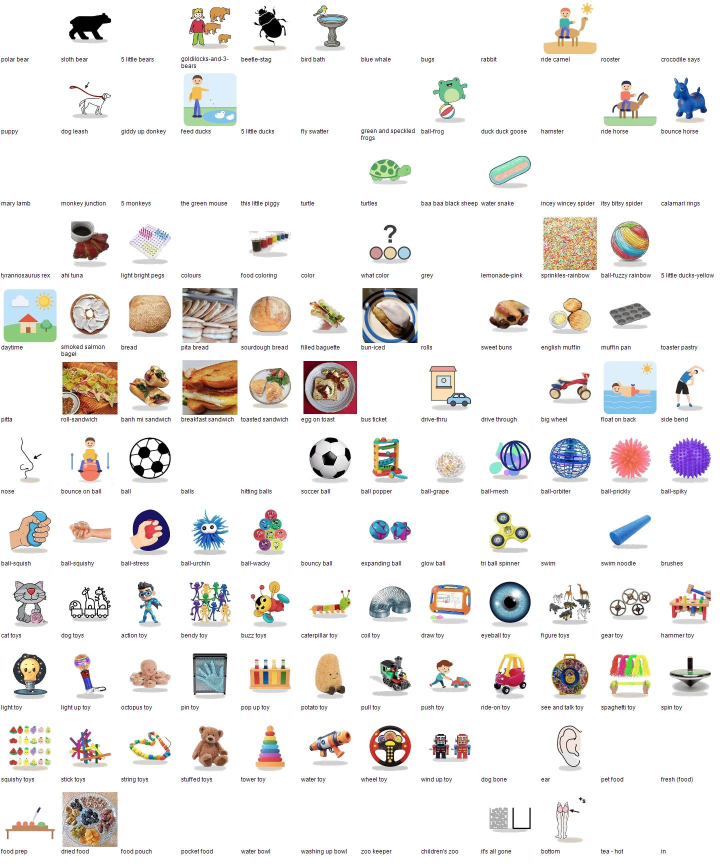
#> input picture frontend/assets/image-audit/sheet-00.jpg, 1440 x 1728 px (shown at 1/2 size)
$ python -i remove-library-shadows.py   (imports and definitions only)
#> lines starting #> are read from the running program, lines starting #| are printed output that depends on the picture; after the words box and inside, x2 and y2 are one past the last pixel; in counts of white or black regions, pixels touching at a corner belong together
#> further down, picture is the input picture: PIL image 1440x1728 RGB; mean R, G, B 236.8, 234.5, 232.6
"""Remove low-contrast ground-shadow components from the bundled word library.
Original files remain in a local backup; all aliases are updated together.
"""
import argparse, base64, hashlib, io, json
from collections import defaultdict
from pathlib import Path
from word_picture_data import load_picture_data, write_picture_data
import numpy as np
from scipy import ndimage as ndi
from PIL import Image, ImageDraw

ROOT = Path(__file__).resolve().parents[1]
MODULES = ROOT / 'src/modules'
OUT = ROOT / 'assets/image-edits/library-no-shadow'
FILES = ['uniquePictures.json', 'homeCategoryPictures.json', 'monthPictures.json']

def clean(image):
    rgba=np.array(image.convert('RGBA'))
    rgb=rgba[:,:,:3].astype(np.int16)
    h,w=rgb.shape[:2]
    lum=rgb.mean(axis=2)
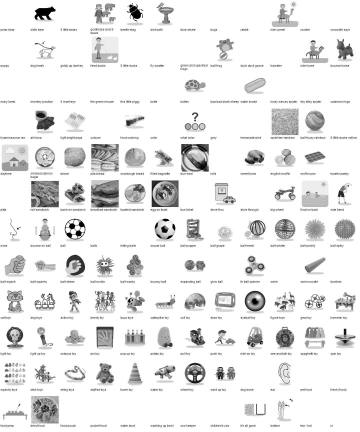
#> lum: shape (1728, 1440) float64 (shown at 1/4 size); min 0, max 255, mean 234.6
    chroma=rgb.max(axis=2)-rgb.min(axis=2)
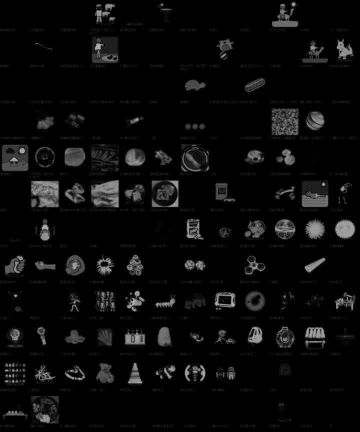
#> chroma: shape (1728, 1440) int16 (shown at 1/4 size); min 0, max 213, mean 10.8
    border=np.concatenate([lum[0],lum[-1],lum[:,0],lum[:,-1]])
#> border = 6336 values, max 255 at index 0, min 233.7 at index 4298, mean 254.8
    if np.mean(border>245)<.8: return image,[],0
    # First find the dense, flat neutral centre of a ground shadow. Subject
    # highlights and antialiased white margins cannot seed the cleanup.
    core=(lum>=195)&(lum<=225)&(chroma<=18)&(rgba[:,:,3]>200)
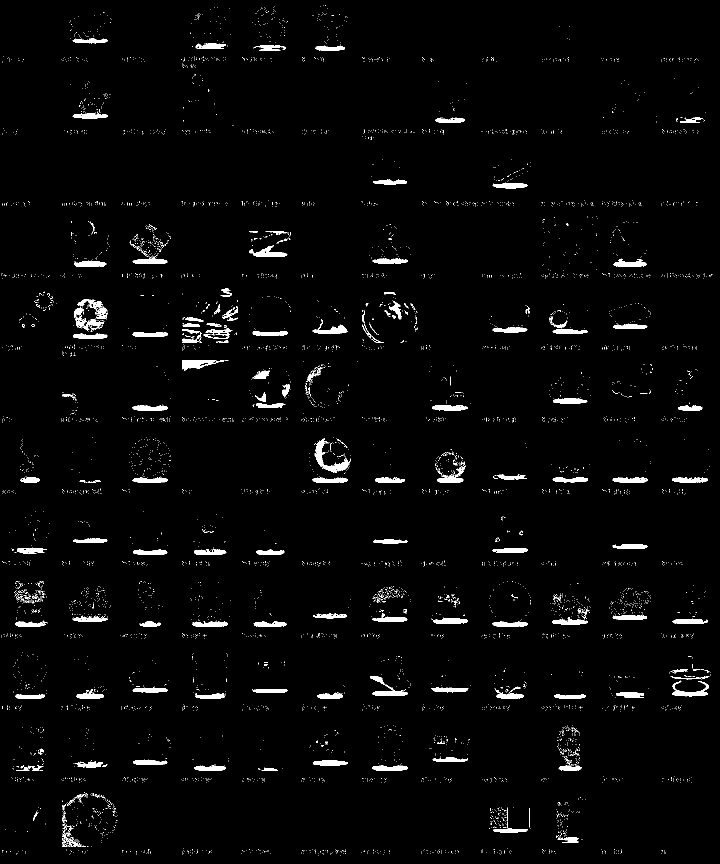
#> core: shape (1728, 1440) bool (shown at 1/2 size); 2.4% white; 6812 white regions (6653 under 20 px), largest, box (x1, y1, x2, y2) and area: (628, 876, 702, 946) 1228, (365, 720, 448, 742) 903, (1344, 1361, 1418, 1393) 807
    core[:int(h*.36)]=False
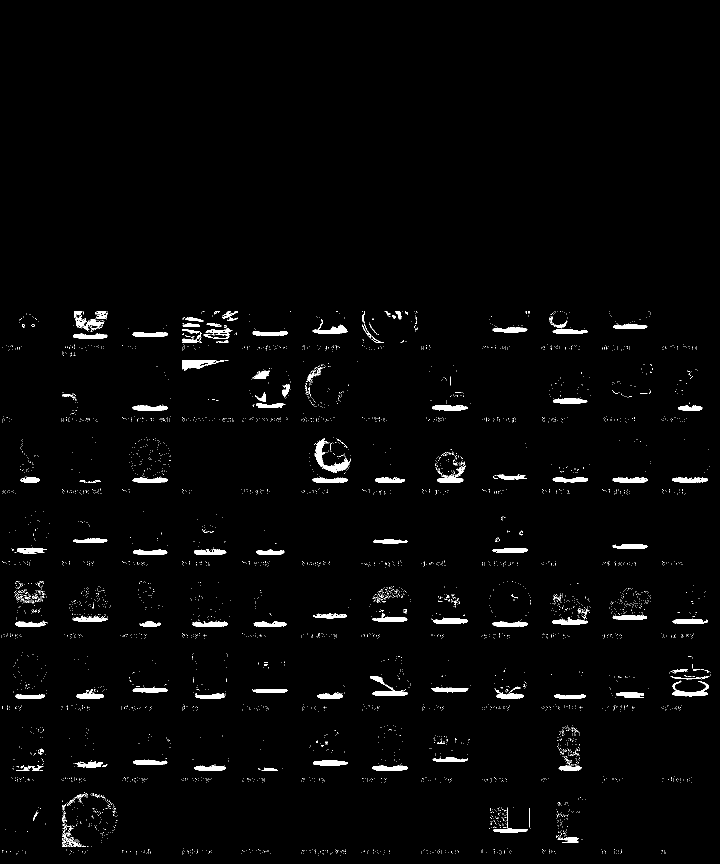
#> core: shape (1728, 1440) bool (shown at 1/2 size); 1.9% white; 4769 white regions (4639 under 20 px), largest, box (x1, y1, x2, y2) and area: (628, 876, 702, 946) 1228, (365, 720, 448, 742) 903, (1344, 1361, 1418, 1393) 807
    labels,count=ndi.label(core)
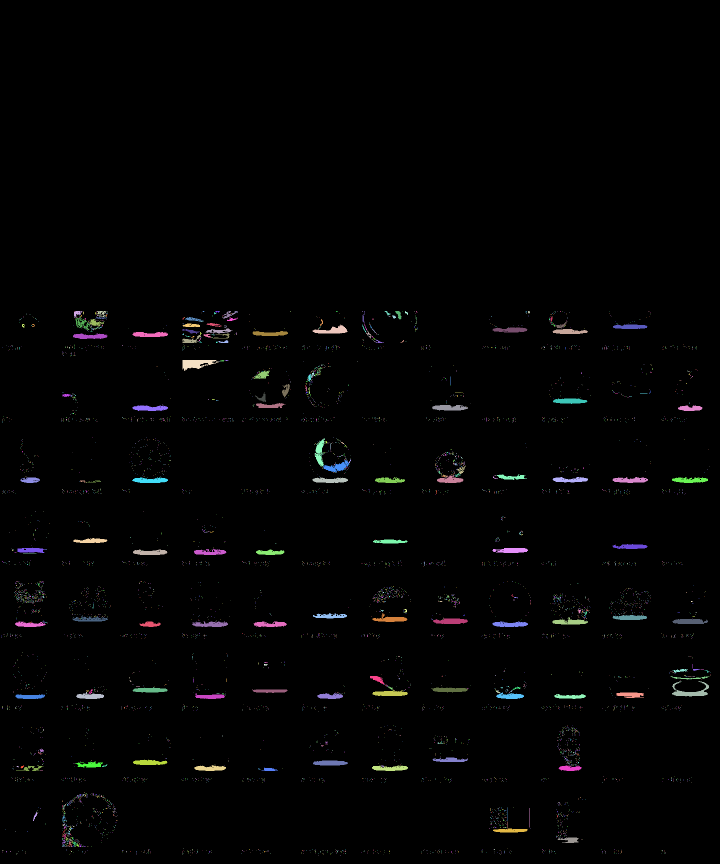
#> labels: shape (1728, 1440) int32 (shown at 1/2 size); 6161 distinct labels, from 0 to 6160; one colour per label, 0 black
#> count = 6160
    mask=np.zeros((h,w),bool);components=[]
    for label,sl in enumerate(ndi.find_objects(labels),1):
        if sl is None:continue
        ys,xs=sl;region=labels[sl]==label;bw=xs.stop-xs.start
        if bw<w*.08:continue
        rows=region.sum(axis=1)
        dense=rows>=max(w*.04,bw*.5)
        indices=np.flatnonzero(dense)
        if not len(indices):continue
        # Split any narrow connection to the subject ABOVE the final wide oval.
        bottom=int(indices[-1]);top=bottom
        while top>0 and dense[top-1]:top-=1
        y0=max(int(h*.36),ys.start+top-3)
        y1=min(h,ys.stop+2)
        bh=y1-y0
        if bh<3 or bh>h*.17 or bw/bh<2.5:continue
        if (y0+y1)/2<h*.44:continue
        # A ground oval is the bottom-most feature. Never punch a pale hole
        # into a photograph, garment, or grey object that continues below it.
        below=lum[min(h,y1+3):,:]<242
        if below.sum()>max(24,w*h*.002):continue
        x0=max(0,xs.start-max(4,round(w*.05)));x1=min(w,xs.stop+max(4,round(w*.05)))
        y1=min(h,ys.stop+max(4,round(h*.025)))
        band=np.zeros((h,w),bool);band[y0:y1,x0:x1]=True
        eligible=band&(lum>=180)&(lum<252)&(chroma<=65)
        seed=(labels==label)&eligible
        if seed.sum()<w*h*.0006:continue
        local=ndi.binary_propagation(seed,mask=eligible)
        # A real shadow has a white underside, not a dark object boundary.
        lower=ndi.binary_dilation(local,iterations=2)&~local
        lower[:(y0+y1)//2]=False
        if lower.any() and np.mean(lum[lower]<130)>.10:continue
        fringe=ndi.binary_dilation(local,iterations=3)&eligible
        local|=fringe
        if local.sum()<w*h*.0006:continue
        mask|=local
        components.append([x0,y0,x1-x0,y1-y0,int(local.sum())])
#> this loop made 6160 passes
#> (region, bw) on passes 1, 4, 5: ([True], 1), ([True], 1), ([True], 1)
#> mask: shape (1728, 1440) bool; every value is 0
#> after the loop, components = []
    if not components:return image,[],0
    result=rgba.copy();result[mask,:3]=255
    return Image.fromarray(result),components,int(mask.sum())

# [68 lines left out: function main, not called in this run]

# [1 line not run here, left out]

>>> from PIL import Image
>>> picture = Image.open('../assets/image-audit/sheet-00.jpg')
>>> result = clean(picture)

$ run again, on frontend/assets/image-audit/sheet-03.jpg
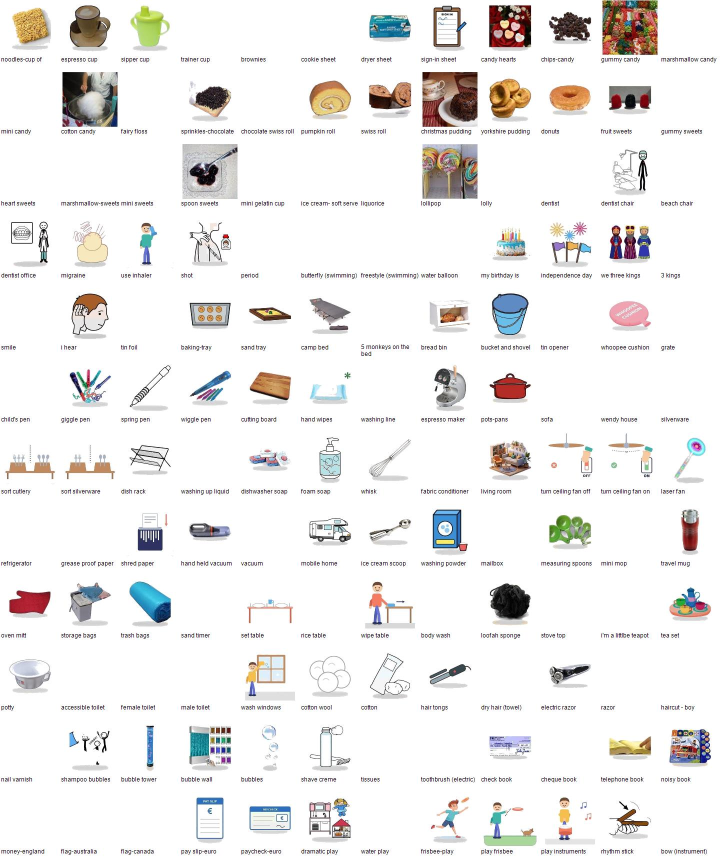
#> input picture frontend/assets/image-audit/sheet-03.jpg, 1440 x 1728 px (shown at 1/2 size)
#> picture is the input picture: PIL image 1440x1728 RGB; mean R, G, B 238.7, 237.3, 236.5
#> border = 6336 values, max 255 at index 0, min 206.3 at index 1262, mean 254.4
#> in clean, `core[:int(h*.36)]=False`:
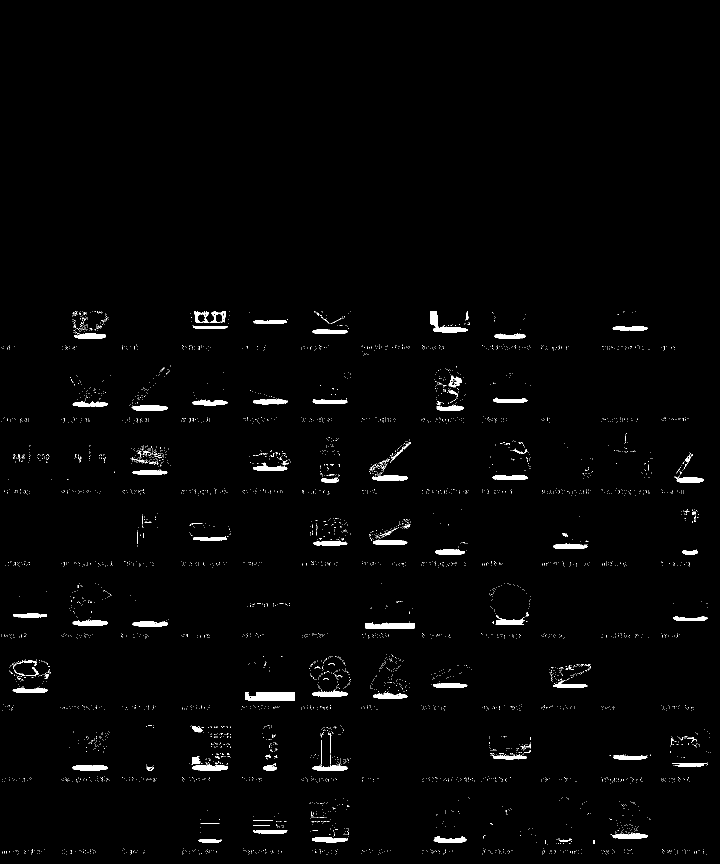
#> core: shape (1728, 1440) bool (shown at 1/2 size); 1.6% white; 4850 white regions (4754 under 20 px), largest, box (x1, y1, x2, y2) and area: (491, 1384, 590, 1401) 1451, (860, 622, 935, 665) 1030, (731, 1244, 830, 1257) 1018
#> in clean, `labels,count=ndi.label(core)`:
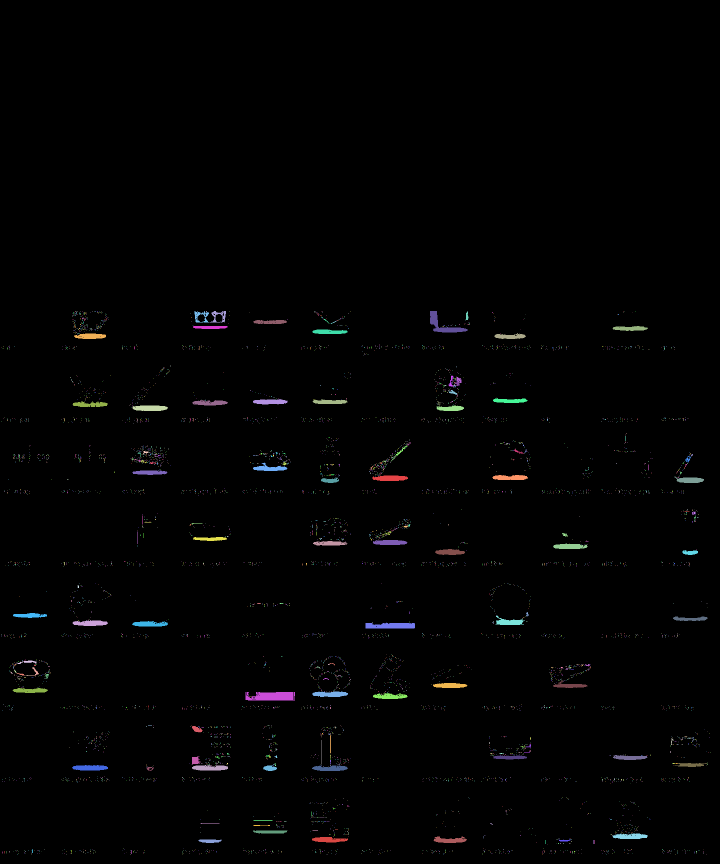
#> labels: shape (1728, 1440) int32 (shown at 1/2 size); 5941 distinct labels, from 0 to 5940; one colour per label, 0 black
#> count = 5940
#> the loop in clean, `for label,sl in enumerate(ndi.find_objects(labels),1):` made 5940 passes
#> (region, bw) on passes 1 to 3: ([True], 1), ([True], 1), ([True], 1)
#> after the loop in clean, `for label,sl in enumerate(ndi.find_objects(labels),1):`: components = []
